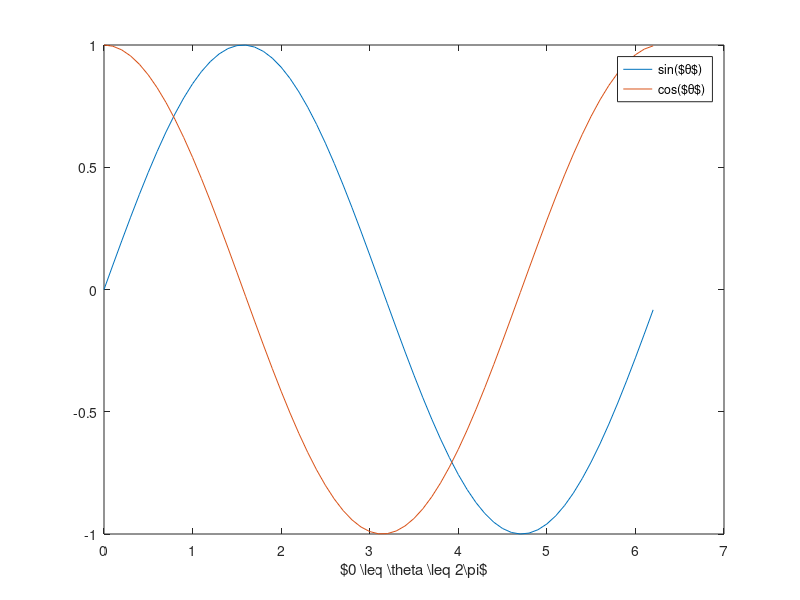

MATLAB code for this plot: (Note: this script raises an error after producing the figure.)
clear all;
close all;
clc;

set(0,'defaulttextinterpreter','none');
x = [0:0.1:(2*pi)];
fig1 = figure(1);
plot(x,sin(x),x,cos(x));
legend('sin($\theta$)','cos($\theta$)');
xlabel('$0 \leq \theta \leq 2\pi$')
legend2latex(fig1);
laprint(1,'figure1');